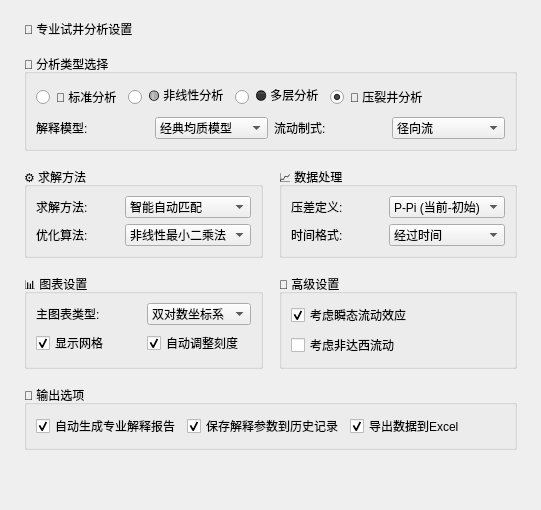
       <widget class="QWidget" name="pageAnalysisSettings">
        <layout class="QVBoxLayout" name="analysisSettingsLayout">
         <property name="spacing">
          <number>16</number>
         </property>
         <property name="leftMargin">
          <number>24</number>
         </property>
         <property name="topMargin">
          <number>20</number>
         </property>
         <property name="rightMargin">
          <number>24</number>
         </property>
         <property name="bottomMargin">
          <number>20</number>
         </property>
         <item>
          <widget class="QLabel" name="analysisSettingsHeader">
           <property name="text">
            <string>🔬 专业试井分析设置</string>
           </property>
           <property name="labelClass" stdset="0">
            <string>sectionHeader</string>
           </property>
          </widget>
         </item>
         <item>
          <widget class="QGroupBox" name="analysisTypeGroup">
           <property name="title">
            <string>🎯 分析类型选择</string>
           </property>
           <layout class="QGridLayout" name="analysisTypeLayout">
            <item row="0" column="0" colspan="4">
             <layout class="QHBoxLayout" name="analysisTypeRadioLayout">
              <item>
               <widget class="QRadioButton" name="standardRadioButton">
                <property name="toolTip">
                 <string>适用于常规储层</string>
                </property>
                <property name="text">
                 <string>🔵 标准分析</string>
                </property>
               </widget>
              </item>
              <item>
               <widget class="QRadioButton" name="nonlinearRadioButton">
                <property name="toolTip">
                 <string>考虑复杂流体流动</string>
                </property>
                <property name="text">
                 <string>🟡 非线性分析</string>
                </property>
               </widget>
              </item>
              <item>
               <widget class="QRadioButton" name="multiLayerRadioButton">
                <property name="toolTip">
                 <string>多层储层解释</string>
                </property>
                <property name="text">
                 <string>🟠 多层分析</string>
                </property>
               </widget>
              </item>
              <item>
               <widget class="QRadioButton" name="fractureRadioButton">
                <property name="toolTip">
                 <string>专用于压裂水平井</string>
                </property>
                <property name="text">
                 <string>🔴 压裂井分析</string>
                </property>
                <property name="checked">
                 <bool>true</bool>
                </property>
               </widget>
              </item>
              <item>
               <spacer name="analysisTypeRadioSpacer">
                <property name="orientation">
                 <enum>Qt::Orientation::Horizontal</enum>
                </property>
                <property name="sizeHint" stdset="0">
                 <size>
                  <width>40</width>
                  <height>20</height>
                 </size>
                </property>
               </spacer>
              </item>
             </layout>
            </item>
            <item row="1" column="0">
             <widget class="QLabel" name="analysisModelLabel">
              <property name="text">
               <string>解释模型:</string>
              </property>
             </widget>
            </item>
            <item row="1" column="1">
             <widget class="QComboBox" name="analysisModelCombo">
              <item>
               <property name="text">
                <string>经典均质模型</string>
               </property>
              </item>
              <item>
               <property name="text">
                <string>双重介质模型</string>
               </property>
              </item>
              <item>
               <property name="text">
                <string>分形介质模型</string>
               </property>
              </item>
              <item>
               <property name="text">
                <string>压裂井模型</string>
               </property>
              </item>
             </widget>
            </item>
            <item row="1" column="2">
             <widget class="QLabel" name="flowRegimeLabel">
              <property name="text">
               <string>流动制式:</string>
              </property>
             </widget>
            </item>
            <item row="1" column="3">
             <widget class="QComboBox" name="flowRegimeCombo">
              <item>
               <property name="text">
                <string>径向流</string>
               </property>
              </item>
              <item>
               <property name="text">
                <string>线性流</string>
               </property>
              </item>
              <item>
               <property name="text">
                <string>双线性流</string>
               </property>
              </item>
              <item>
               <property name="text">
                <string>球状流</string>
               </property>
              </item>
              <item>
               <property name="text">
                <string>复合流动</string>
               </property>
              </item>
             </widget>
            </item>
           </layout>
          </widget>
         </item>
         <item>
          <layout class="QHBoxLayout" name="methodLayout">
           <item>
            <widget class="QGroupBox" name="solutionMethodGroup">
             <property name="title">
              <string>⚙️ 求解方法</string>
             </property>
             <layout class="QGridLayout" name="solutionMethodLayout">
              <item row="0" column="0">
               <widget class="QLabel" name="methodLabel">
                <property name="text">
                 <string>求解方法:</string>
                </property>
               </widget>
              </item>
              <item row="0" column="1">
               <widget class="QComboBox" name="methodCombo">
                <item>
                 <property name="text">
                  <string>智能自动匹配</string>
                 </property>
                </item>
                <item>
                 <property name="text">
                  <string>直接输入参数</string>
                 </property>
                </item>
                <item>
                 <property name="text">
                  <string>手动拟合调整</string>
                 </property>
                </item>
                <item>
                 <property name="text">
                  <string>混合求解方法</string>
                 </property>
                </item>
               </widget>
              </item>
              <item row="1" column="0">
               <widget class="QLabel" name="optimizationMethodLabel">
                <property name="text">
                 <string>优化算法:</string>
                </property>
               </widget>
              </item>
              <item row="1" column="1">
               <widget class="QComboBox" name="optimizationMethodCombo">
                <item>
                 <property name="text">
                  <string>非线性最小二乘法</string>
                 </property>
                </item>
                <item>
                 <property name="text">
                  <string>遗传算法优化</string>
                 </property>
                </item>
                <item>
                 <property name="text">
                  <string>粒子群优化</string>
                 </property>
                </item>
                <item>
                 <property name="text">
                  <string>模拟退火算法</string>
                 </property>
                </item>
               </widget>
              </item>
             </layout>
            </widget>
           </item>
           <item>
            <widget class="QGroupBox" name="dataProcessingGroup">
             <property name="title">
              <string>📈 数据处理</string>
             </property>
             <layout class="QGridLayout" name="dataProcessingLayout">
              <item row="0" column="0">
               <widget class="QLabel" name="pressureDifferenceDefinitionLabel">
                <property name="text">
                 <string>压差定义:</string>
                </property>
               </widget>
              </item>
              <item row="0" column="1">
               <widget class="QComboBox" name="pressureDifferenceDefinitionCombo">
                <item>
                 <property name="text">
                  <string>P-Pi (当前-初始)</string>
                 </property>
                </item>
                <item>
                 <property name="text">
                  <string>Pi-P (初始-当前)</string>
                 </property>
                </item>
               </widget>
              </item>
              <item row="1" column="0">
               <widget class="QLabel" name="timeFormatLabel">
                <property name="text">
                 <string>时间格式:</string>
                </property>
               </widget>
              </item>
              <item row="1" column="1">
               <widget class="QComboBox" name="timeFormatCombo">
                <item>
                 <property name="text">
                  <string>经过时间</string>
                 </property>
                </item>
                <item>
                 <property name="text">
                  <string>实际时间</string>
                 </property>
                </item>
                <item>
                 <property name="text">
                  <string>规范化时间</string>
                 </property>
                </item>
               </widget>
              </item>
             </layout>
            </widget>
           </item>
          </layout>
         </item>
         <item>
          <layout class="QHBoxLayout" name="displayLayout">
           <item>
            <widget class="QGroupBox" name="graphOptionsGroup">
             <property name="title">
              <string>📊 图表设置</string>
             </property>
             <layout class="QGridLayout" name="graphOptionsLayout">
              <item row="0" column="0">
               <widget class="QLabel" name="primaryPlotLabel">
                <property name="text">
                 <string>主图表类型:</string>
                </property>
               </widget>
              </item>
              <item row="0" column="1">
               <widget class="QComboBox" name="primaryPlotCombo">
                <item>
                 <property name="text">
                  <string>双对数坐标系</string>
                 </property>
                </item>
                <item>
                 <property name="text">
                  <string>半对数坐标系</string>
                 </property>
                </item>
                <item>
                 <property name="text">
                  <string>笛卡尔坐标系</string>
                 </property>
                </item>
                <item>
                 <property name="text">
                  <string>压力导数图</string>
                 </property>
                </item>
               </widget>
              </item>
              <item row="1" column="0">
               <widget class="QCheckBox" name="showGridCheckBox">
                <property name="text">
                 <string>显示网格</string>
                </property>
                <property name="checked">
                 <bool>true</bool>
                </property>
               </widget>
              </item>
              <item row="1" column="1">
               <widget class="QCheckBox" name="adjustScaleCheckBox">
                <property name="text">
                 <string>自动调整刻度</string>
                </property>
                <property name="checked">
                 <bool>true</bool>
                </property>
               </widget>
              </item>
             </layout>
            </widget>
           </item>
           <item>
            <widget class="QGroupBox" name="advancedSettingsGroup">
             <property name="title">
              <string>🚀 高级设置</string>
             </property>
             <layout class="QVBoxLayout" name="advancedSettingsLayout">
              <item>
               <widget class="QCheckBox" name="enableTransientFlowCheckBox">
                <property name="text">
                 <string>考虑瞬态流动效应</string>
                </property>
                <property name="checked">
                 <bool>true</bool>
                </property>
               </widget>
              </item>
              <item>
               <widget class="QCheckBox" name="enableNonDarcyFlowCheckBox">
                <property name="text">
                 <string>考虑非达西流动</string>
                </property>
               </widget>
              </item>
              <item>
               <layout class="QHBoxLayout" name="interferenceLayout"/>
              </item>
             </layout>
            </widget>
           </item>
          </layout>
         </item>
         <item>
          <widget class="QGroupBox" name="outputOptionsGroup">
           <property name="title">
            <string>📄 输出选项</string>
           </property>
           <layout class="QHBoxLayout" name="outputOptionsLayout">
            <item>
             <widget class="QCheckBox" name="generateReportCheckBox">
              <property name="text">
               <string>自动生成专业解释报告</string>
              </property>
              <property name="checked">
               <bool>true</bool>
              </property>
             </widget>
            </item>
            <item>
             <widget class="QCheckBox" name="saveParametersCheckBox">
              <property name="text">
               <string>保存解释参数到历史记录</string>
              </property>
              <property name="checked">
               <bool>true</bool>
              </property>
             </widget>
            </item>
            <item>
             <widget class="QCheckBox" name="exportDataCheckBox">
              <property name="text">
               <string>导出数据到Excel</string>
              </property>
              <property name="checked">
               <bool>true</bool>
              </property>
             </widget>
            </item>
            <item>
             <spacer name="outputOptionsSpacer">
              <property name="orientation">
               <enum>Qt::Orientation::Horizontal</enum>
              </property>
              <property name="sizeHint" stdset="0">
               <size>
                <width>40</width>
                <height>20</height>
               </size>
              </property>
             </spacer>
            </item>
           </layout>
          </widget>
         </item>
         <item>
          <spacer name="analysisSettingsSpacer">
           <property name="orientation">
            <enum>Qt::Orientation::Vertical</enum>
           </property>
           <property name="sizeHint" stdset="0">
            <size>
             <width>20</width>
             <height>40</height>
            </size>
           </property>
          </spacer>
         </item>
        </layout>
       </widget>
